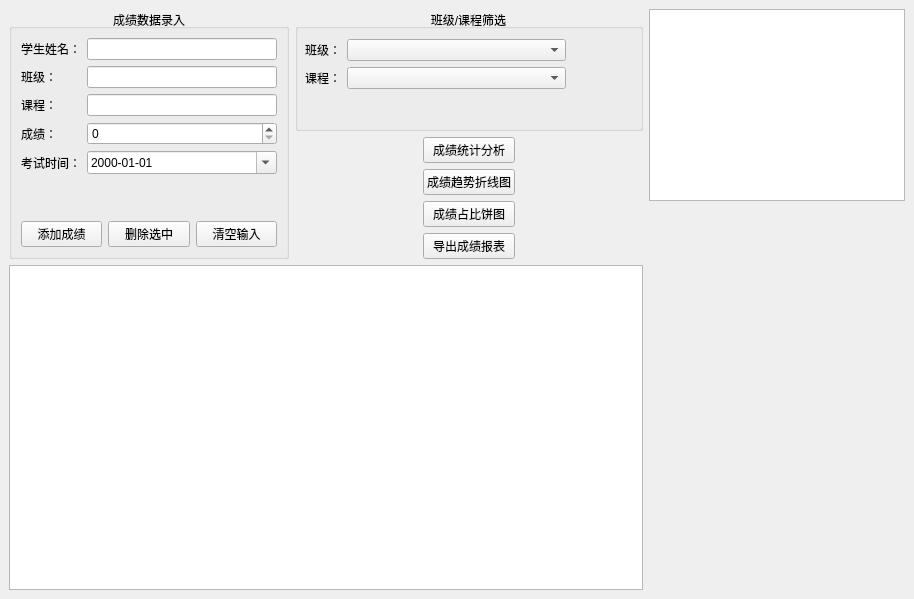
<?xml version="1.0" encoding="UTF-8"?>
<ui version="4.0">
 <class>MainWindow</class>
 <widget class="QMainWindow" name="MainWindow">
  <property name="geometry">
   <rect>
    <x>0</x>
    <y>0</y>
    <width>914</width>
    <height>599</height>
   </rect>
  </property>
  <property name="sizePolicy">
   <sizepolicy hsizetype="Preferred" vsizetype="Preferred">
    <horstretch>0</horstretch>
    <verstretch>0</verstretch>
   </sizepolicy>
  </property>
  <property name="windowTitle">
   <string>MainWindow</string>
  </property>
  <widget class="QWidget" name="centralwidget">
   <layout class="QGridLayout" name="gridLayout">
    <item row="0" column="0" rowspan="2">
     <widget class="QGroupBox" name="groupBox">
      <property name="minimumSize">
       <size>
        <width>280</width>
        <height>250</height>
       </size>
      </property>
      <property name="maximumSize">
       <size>
        <width>16777215</width>
        <height>16777215</height>
       </size>
      </property>
      <property name="title">
       <string>成绩数据录入</string>
      </property>
      <property name="alignment">
       <set>Qt::AlignmentFlag::AlignCenter</set>
      </property>
      <layout class="QVBoxLayout" name="verticalLayout">
       <item>
        <layout class="QFormLayout" name="formLayout">
         <item row="0" column="0">
          <widget class="QLabel" name="label">
           <property name="text">
            <string>学生姓名：</string>
           </property>
          </widget>
         </item>
         <item row="0" column="1">
          <widget class="QLineEdit" name="le_name"/>
         </item>
         <item row="1" column="0">
          <widget class="QLabel" name="label_2">
           <property name="text">
            <string>班级：</string>
           </property>
          </widget>
         </item>
         <item row="1" column="1">
          <widget class="QLineEdit" name="le_class"/>
         </item>
         <item row="2" column="0">
          <widget class="QLabel" name="label_3">
           <property name="text">
            <string>课程：</string>
           </property>
          </widget>
         </item>
         <item row="2" column="1">
          <widget class="QLineEdit" name="le_course"/>
         </item>
         <item row="3" column="0">
          <widget class="QLabel" name="label_4">
           <property name="text">
            <string>成绩：</string>
           </property>
          </widget>
         </item>
         <item row="3" column="1">
          <widget class="QSpinBox" name="sb_score">
           <property name="maximum">
            <number>100</number>
           </property>
          </widget>
         </item>
         <item row="4" column="0">
          <widget class="QLabel" name="label_5">
           <property name="text">
            <string>考试时间：</string>
           </property>
          </widget>
         </item>
         <item row="4" column="1">
          <widget class="QDateEdit" name="dateEdit">
           <property name="displayFormat">
            <string>yyyy-MM-dd</string>
           </property>
           <property name="calendarPopup">
            <bool>true</bool>
           </property>
          </widget>
         </item>
        </layout>
       </item>
       <item>
        <layout class="QHBoxLayout" name="horizontalLayout">
         <item>
          <widget class="QPushButton" name="btn_add">
           <property name="text">
            <string>添加成绩</string>
           </property>
          </widget>
         </item>
         <item>
          <widget class="QPushButton" name="btn_delete">
           <property name="text">
            <string>删除选中</string>
           </property>
          </widget>
         </item>
         <item>
          <widget class="QPushButton" name="btn_clear">
           <property name="text">
            <string>清空输入</string>
           </property>
          </widget>
         </item>
        </layout>
       </item>
      </layout>
     </widget>
    </item>
    <item row="0" column="1" colspan="3">
     <widget class="QGroupBox" name="groupBox_2">
      <property name="minimumSize">
       <size>
        <width>280</width>
        <height>100</height>
       </size>
      </property>
      <property name="maximumSize">
       <size>
        <width>16777215</width>
        <height>16777215</height>
       </size>
      </property>
      <property name="title">
       <string>班级/课程筛选</string>
      </property>
      <property name="alignment">
       <set>Qt::AlignmentFlag::AlignCenter</set>
      </property>
      <widget class="QWidget" name="">
       <property name="geometry">
        <rect>
         <x>10</x>
         <y>30</y>
         <width>261</width>
         <height>59</height>
        </rect>
       </property>
       <layout class="QFormLayout" name="formLayout_2">
        <item row="0" column="0">
         <widget class="QLabel" name="label_6">
          <property name="text">
           <string>班级：</string>
          </property>
         </widget>
        </item>
        <item row="0" column="1">
         <widget class="QComboBox" name="cb_class"/>
        </item>
        <item row="1" column="0">
         <widget class="QLabel" name="label_7">
          <property name="text">
           <string>课程：</string>
          </property>
         </widget>
        </item>
        <item row="1" column="1">
         <widget class="QComboBox" name="cb_course"/>
        </item>
       </layout>
      </widget>
     </widget>
    </item>
    <item row="0" column="4" rowspan="3">
     <layout class="QVBoxLayout" name="verticalLayout_3">
      <item>
       <widget class="QTextEdit" name="te_stat">
        <property name="minimumSize">
         <size>
          <width>200</width>
          <height>0</height>
         </size>
        </property>
        <property name="readOnly">
         <bool>true</bool>
        </property>
       </widget>
      </item>
      <item>
       <spacer name="verticalSpacer">
        <property name="minimumSize">
         <size>
          <width>200</width>
          <height>0</height>
         </size>
        </property>
        <property name="orientation">
         <enum>Qt::Orientation::Vertical</enum>
        </property>
        <property name="sizeHint" stdset="0">
         <size>
          <width>197</width>
          <height>40</height>
         </size>
        </property>
       </spacer>
      </item>
      <item>
       <widget class="QWidget" name="widget_chart" native="true">
        <property name="minimumSize">
         <size>
          <width>200</width>
          <height>200</height>
         </size>
        </property>
       </widget>
      </item>
     </layout>
    </item>
    <item row="1" column="1">
     <spacer name="horizontalSpacer">
      <property name="orientation">
       <enum>Qt::Orientation::Horizontal</enum>
      </property>
      <property name="sizeHint" stdset="0">
       <size>
        <width>83</width>
        <height>20</height>
       </size>
      </property>
     </spacer>
    </item>
    <item row="1" column="2">
     <layout class="QVBoxLayout" name="verticalLayout_2">
      <item>
       <widget class="QPushButton" name="btn_stat">
        <property name="text">
         <string>成绩统计分析</string>
        </property>
       </widget>
      </item>
      <item>
       <widget class="QPushButton" name="btn_trend">
        <property name="text">
         <string>成绩趋势折线图</string>
        </property>
       </widget>
      </item>
      <item>
       <widget class="QPushButton" name="btn_chart">
        <property name="text">
         <string>成绩占比饼图</string>
        </property>
       </widget>
      </item>
      <item>
       <widget class="QPushButton" name="btn_export">
        <property name="text">
         <string>导出成绩报表</string>
        </property>
       </widget>
      </item>
     </layout>
    </item>
    <item row="1" column="3">
     <spacer name="horizontalSpacer_2">
      <property name="orientation">
       <enum>Qt::Orientation::Horizontal</enum>
      </property>
      <property name="sizeHint" stdset="0">
       <size>
        <width>82</width>
        <height>20</height>
       </size>
      </property>
     </spacer>
    </item>
    <item row="2" column="0" colspan="4">
     <widget class="QTableView" name="tableView">
      <property name="sizePolicy">
       <sizepolicy hsizetype="Expanding" vsizetype="Expanding">
        <horstretch>0</horstretch>
        <verstretch>0</verstretch>
       </sizepolicy>
      </property>
      <property name="selectionMode">
       <enum>QAbstractItemView::SelectionMode::SingleSelection</enum>
      </property>
      <property name="selectionBehavior">
       <enum>QAbstractItemView::SelectionBehavior::SelectRows</enum>
      </property>
      <property name="sortingEnabled">
       <bool>true</bool>
      </property>
      <attribute name="horizontalHeaderStretchLastSection">
       <bool>true</bool>
      </attribute>
      <attribute name="verticalHeaderVisible">
       <bool>false</bool>
      </attribute>
      <attribute name="verticalHeaderStretchLastSection">
       <bool>false</bool>
      </attribute>
     </widget>
    </item>
   </layout>
  </widget>
 </widget>
 <resources/>
 <connections/>
</ui>
